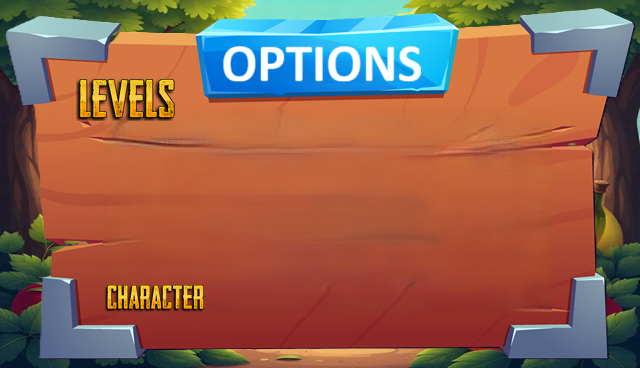

Rendered tile map (Tiled .tmx) drawn with the repository's tilesets; below, a short description and the full map source, tile grids included:
An orthogonal 40x23 tile map with 16x16 px tiles, 1 tile layer (Background), 2 tilesets and 15 objects (15x Touchable).

<map version="1.10" tiledversion="1.11.2" orientation="orthogonal" renderorder="right-down" width="40" height="23" tilewidth="16" tileheight="16" infinite="0" nextlayerid="5" nextobjectid="83">
 <tileset firstgid="1" source="pixel adventure.tsx" />
 <tileset firstgid="243" source="Options.tsx" />
 <objectgroup id="3" name="SpawnPoints">
  <object id="66" name="Home" type="Touchable" x="0" y="0" width="48" height="48" />
  <object id="67" name="Exit" type="Touchable" x="592" y="0" width="48" height="48" />
  <object id="68" name="Ninja Frog" type="Touchable" x="240" y="272" width="48" height="50.925" />
  <object id="69" name="Pink Man" type="Touchable" x="320" y="272" width="48" height="50.925" />
  <object id="70" name="Virtual Guy" type="Touchable" x="400" y="272" width="48" height="50.925" />
  <object id="71" name="Mask Dude" type="Touchable" x="480" y="272" width="48" height="50.925" />
  <object id="73" name="Level-01" type="Touchable" x="208" y="112" width="48" height="48" />
  <object id="80" name="Level-05" type="Touchable" x="208" y="192" width="48" height="48" />
  <object id="74" name="Level-02" type="Touchable" x="304" y="112" width="48" height="48" />
  <object id="79" name="Level-06" type="Touchable" x="304" y="192" width="48" height="48" />
  <object id="75" name="Level-03" type="Touchable" x="400" y="112" width="48" height="48" />
  <object id="78" name="Level-07" type="Touchable" x="400" y="192" width="48" height="48" />
  <object id="76" name="Level-04" type="Touchable" x="496" y="112" width="48" height="48" />
  <object id="77" name="Level-08" type="Touchable" x="496" y="192" width="48" height="48" />
  <object id="82" name="Reset" type="Touchable" x="64" y="192" width="92" height="32" />
 </objectgroup>
 <layer id="1" name="Background" width="40" height="23">
  <properties>
   <property name="BackgroundColor" value="Blue" />
  </properties>
  <data encoding="csv">
243,244,245,246,247,248,249,250,251,252,253,254,255,256,257,258,259,260,261,262,263,264,265,266,267,268,269,270,271,272,273,274,275,276,277,278,279,280,281,282,
283,284,285,286,287,288,289,290,291,292,293,294,295,296,297,298,299,300,301,302,303,304,305,306,307,308,309,310,311,312,313,314,315,316,317,318,319,320,321,322,
323,324,325,326,327,328,329,330,331,332,333,334,335,336,337,338,339,340,341,342,343,344,345,346,347,348,349,350,351,352,353,354,355,356,357,358,359,360,361,362,
363,364,365,366,367,368,369,370,371,372,373,374,375,376,377,378,379,380,381,382,383,384,385,386,387,388,389,390,391,392,393,394,395,396,397,398,399,400,401,402,
403,404,405,406,407,408,409,410,411,412,413,414,415,416,417,418,419,420,421,422,423,424,425,426,427,428,429,430,431,432,433,434,435,436,437,438,439,440,441,442,
443,444,445,446,447,448,449,450,451,452,453,454,455,456,457,458,459,460,461,462,463,464,465,466,467,468,469,470,471,472,473,474,475,476,477,478,479,480,481,482,
483,484,485,486,487,488,489,490,491,492,493,494,495,496,497,498,499,500,501,502,503,504,505,506,507,508,509,510,511,512,513,514,515,516,517,518,519,520,521,522,
523,524,525,526,527,528,529,530,531,532,533,534,535,536,537,538,539,540,541,542,543,544,545,546,547,548,549,550,551,552,553,554,555,556,557,558,559,560,561,562,
563,564,565,566,567,568,569,570,571,572,573,574,575,576,577,578,579,580,581,582,583,584,585,586,587,588,589,590,591,592,593,594,595,596,597,598,599,600,601,602,
603,604,605,606,607,608,609,610,611,612,613,614,615,616,617,618,619,620,621,622,623,624,625,626,627,628,629,630,631,632,633,634,635,636,637,638,639,640,641,642,
643,644,645,646,647,648,649,650,651,652,653,654,655,656,657,658,659,660,661,662,663,664,665,666,667,668,669,670,671,672,673,674,675,676,677,678,679,680,681,682,
683,684,685,686,687,688,689,690,691,692,693,694,695,696,697,698,699,700,701,702,703,704,705,706,707,708,709,710,711,712,713,714,715,716,717,718,719,720,721,722,
723,724,725,726,727,728,729,730,731,732,733,734,735,736,737,738,739,740,741,742,743,744,745,746,747,748,749,750,751,752,753,754,755,756,757,758,759,760,761,762,
763,764,765,766,767,768,769,770,771,772,773,774,775,776,777,778,779,780,781,782,783,784,785,786,787,788,789,790,791,792,793,794,795,796,797,798,799,800,801,802,
803,804,805,806,807,808,809,810,811,812,813,814,815,816,817,818,819,820,821,822,823,824,825,826,827,828,829,830,831,832,833,834,835,836,837,838,839,840,841,842,
843,844,845,846,847,848,849,850,851,852,853,854,855,856,857,858,859,860,861,862,863,864,865,866,867,868,869,870,871,872,873,874,875,876,877,878,879,880,881,882,
883,884,885,886,887,888,889,890,891,892,893,894,895,896,897,898,899,900,901,902,903,904,905,906,907,908,909,910,911,912,913,914,915,916,917,918,919,920,921,922,
923,924,925,926,927,928,929,930,931,932,933,934,935,936,937,938,939,940,941,942,943,944,945,946,947,948,949,950,951,952,953,954,955,956,957,958,959,960,961,962,
963,964,965,966,967,968,969,970,971,972,973,974,975,976,977,978,979,980,981,982,983,984,985,986,987,988,989,990,991,992,993,994,995,996,997,998,999,1000,1001,1002,
1003,1004,1005,1006,1007,1008,1009,1010,1011,1012,1013,1014,1015,1016,1017,1018,1019,1020,1021,1022,1023,1024,1025,1026,1027,1028,1029,1030,1031,1032,1033,1034,1035,1036,1037,1038,1039,1040,1041,1042,
1043,1044,1045,1046,1047,1048,1049,1050,1051,1052,1053,1054,1055,1056,1057,1058,1059,1060,1061,1062,1063,1064,1065,1066,1067,1068,1069,1070,1071,1072,1073,1074,1075,1076,1077,1078,1079,1080,1081,1082,
1083,1084,1085,1086,1087,1088,1089,1090,1091,1092,1093,1094,1095,1096,1097,1098,1099,1100,1101,1102,1103,1104,1105,1106,1107,1108,1109,1110,1111,1112,1113,1114,1115,1116,1117,1118,1119,1120,1121,1122,
1123,1124,1125,1126,1127,1128,1129,1130,1131,1132,1133,1134,1135,1136,1137,1138,1139,1140,1141,1142,1143,1144,1145,1146,1147,1148,1149,1150,1151,1152,1153,1154,1155,1156,1157,1158,1159,1160,1161,1162
</data>
 </layer>
</map>
